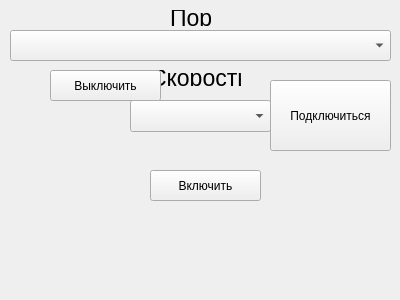
<?xml version="1.0" encoding="UTF-8"?>
<ui version="4.0">
 <class>Form</class>
 <widget class="QWidget" name="Form">
  <property name="geometry">
   <rect>
    <x>0</x>
    <y>0</y>
    <width>400</width>
    <height>300</height>
   </rect>
  </property>
  <property name="windowTitle">
   <string>Управление Arduino через ПК</string>
  </property>
  <widget class="QComboBox" name="Port">
   <property name="geometry">
    <rect>
     <x>10</x>
     <y>30</y>
     <width>381</width>
     <height>31</height>
    </rect>
   </property>
  </widget>
  <widget class="QComboBox" name="Speed">
   <property name="geometry">
    <rect>
     <x>130</x>
     <y>100</y>
     <width>141</width>
     <height>32</height>
    </rect>
   </property>
  </widget>
  <widget class="QLabel" name="label">
   <property name="geometry">
    <rect>
     <x>170</x>
     <y>10</y>
     <width>41</width>
     <height>16</height>
    </rect>
   </property>
   <property name="font">
    <font>
     <pointsize>17</pointsize>
    </font>
   </property>
   <property name="text">
    <string>Порт</string>
   </property>
  </widget>
  <widget class="QLabel" name="label_2">
   <property name="geometry">
    <rect>
     <x>150</x>
     <y>70</y>
     <width>91</width>
     <height>16</height>
    </rect>
   </property>
   <property name="font">
    <font>
     <pointsize>17</pointsize>
    </font>
   </property>
   <property name="text">
    <string>Скорость</string>
   </property>
  </widget>
  <widget class="QPushButton" name="ConnectButton">
   <property name="geometry">
    <rect>
     <x>270</x>
     <y>80</y>
     <width>121</width>
     <height>71</height>
    </rect>
   </property>
   <property name="text">
    <string>Подключиться</string>
   </property>
  </widget>
  <widget class="QPushButton" name="EnableBtn">
   <property name="geometry">
    <rect>
     <x>150</x>
     <y>170</y>
     <width>111</width>
     <height>31</height>
    </rect>
   </property>
   <property name="text">
    <string>Включить</string>
   </property>
  </widget>
  <widget class="QPushButton" name="EnableBtn">
   <property name="geometry">
    <rect>
     <x>50</x>
     <y>70</y>
     <width>111</width>
     <height>31</height>
    </rect>
   </property>
   <property name="text">
    <string>Выключить</string>
   </property>
  </widget>
 </widget>
 <resources/>
 <connections/>
</ui>
